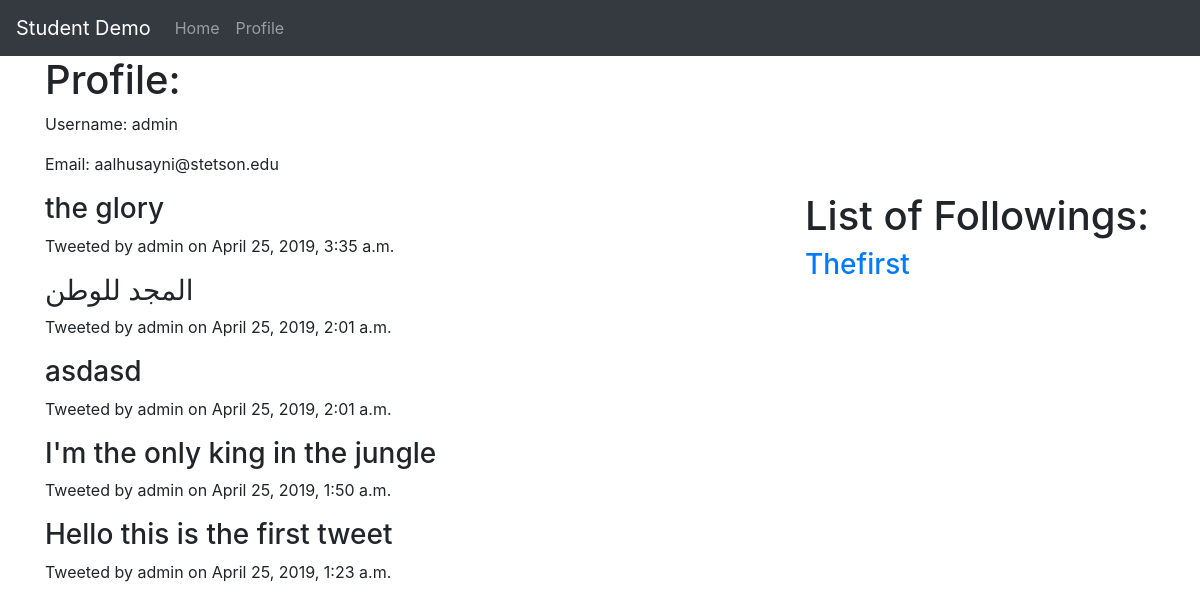
/profile/ (signed in), run on the app's committed database.
### twit/models.py (models this page shows, shortened)
class Tweet(models.Model):
    author = models.ForeignKey(User, on_delete=models.CASCADE)
    tweet = models.CharField(max_length=280)
    created = models.DateTimeField(auto_now_add=True)
    like = models.IntegerField(default=0)

### twit/views.py (the view)
# urls.py: path('profile/', profile, name ='profile'),
@login_required
def profile(request, pk = None):
    if pk:
        user = User.objects.get(pk=pk)
        context = {'user': user}
        return render(request, 'profile.html', context)
    else:
        user = request.user
    tweet = Tweet.objects.filter(author=user).order_by('-created')
    follos = Followings.objects.get(userid=user)
    followings = follos.following.all()
    context = {'user': user,
               'tweet': tweet,
               'following': followings }
    return render(request, 'profile.html', context)

### twit/templates/profile.html (shortened to what this page needs)
{% extends "base.html" %}
{% block content %}
    <h1>Profile: </h1>
    <p>Username: {{ user.username }}</p>
    <p>Email: {{ user.email }}</p>
<div class="row">
<div class="col-sm-8">
    {% for t in tweet %}
        <h3>{{ t.tweet }}</h3>
        <p>Tweeted by {{ t.author.username }} on {{ t.created }}</p>
    {% endfor %}
</div>
<div class="col-sm-4">
    <h1>List of Followings: </h1>
    {% for f in following %}
        <h3><a href="{% url 'profile_pk' pk=f.pk %}">{{ f.username }}</h3>
    {% endfor %}
</div>
</div>
{% endblock %}

### twit/templates/base.html (shortened to what this page needs)
<!DOCTYPE html>
<html lang="en">
  <head>
  <link rel="stylesheet" href="https://maxcdn.bootstrapcdn.com/bootstrap/4.3.1/css/bootstrap.min.css">
  </head>
<body>
<nav class="navbar navbar-expand-sm bg-dark navbar-dark">
  <a class="navbar-brand" href="#">Student Demo</a>
  <ul class="navbar-nav">
    <li class="nav-item">
      <a class="nav-link" href="{% url 'home' %}">Home</a>
    </li>
    <li class="nav-item">
      <a class="nav-link" href="{% url 'profile' %}">Profile</a>
    </li>
  </ul>
</nav>
<div class="container">
 {% block content %}{% endblock content %}
</div>
</body>
</html>

### data on the page
Tweet: tweet "the glory", author.username "admin", created "April 25, 2019, 3:35 a.m."
Tweet: tweet "المجد للوطن", author.username "admin", created "April 25, 2019, 2:01 a.m."
Tweet: tweet "asdasd", author.username "admin", created "April 25, 2019, 2:01 a.m."
Tweet: tweet "I'm the only king in the jungle", author.username "admin", created "April 25, 2019, 1:50 a.m."
Tweet: tweet "Hello this is the first tweet", author.username "admin", created "April 25, 2019, 1:23 a.m."

### other printed values
{{ user.username }} "admin"
{{ user.email }} "aalhusayni@stetson.edu"
{{ f.username }} "Thefirst"
